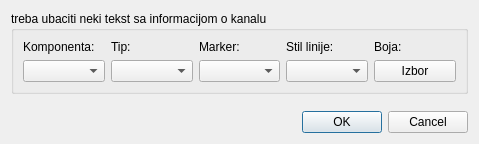
<?xml version="1.0" encoding="UTF-8"?>
<ui version="4.0">
 <class>Dialog</class>
 <widget class="QDialog" name="Dialog">
  <property name="geometry">
   <rect>
    <x>0</x>
    <y>0</y>
    <width>479</width>
    <height>144</height>
   </rect>
  </property>
  <property name="windowTitle">
   <string>STAVI TITLE</string>
  </property>
  <layout class="QVBoxLayout" name="verticalLayout">
   <item>
    <widget class="QGroupBox" name="groupBox">
     <property name="title">
      <string>treba ubaciti neki tekst sa informacijom o kanalu</string>
     </property>
     <layout class="QGridLayout" name="gridLayout">
      <item row="0" column="0">
       <widget class="QLabel" name="label">
        <property name="text">
         <string>Komponenta:</string>
        </property>
       </widget>
      </item>
      <item row="0" column="1">
       <widget class="QLabel" name="label_2">
        <property name="text">
         <string>Tip:</string>
        </property>
       </widget>
      </item>
      <item row="0" column="4">
       <widget class="QLabel" name="label_5">
        <property name="text">
         <string>Boja:</string>
        </property>
       </widget>
      </item>
      <item row="0" column="2">
       <widget class="QLabel" name="label_3">
        <property name="text">
         <string>Marker:</string>
        </property>
       </widget>
      </item>
      <item row="0" column="3">
       <widget class="QLabel" name="label_4">
        <property name="text">
         <string>Stil linije:</string>
        </property>
       </widget>
      </item>
      <item row="1" column="1">
       <widget class="QComboBox" name="tip"/>
      </item>
      <item row="1" column="4">
       <widget class="QPushButton" name="boja">
        <property name="text">
         <string>Izbor</string>
        </property>
       </widget>
      </item>
      <item row="1" column="0">
       <widget class="QComboBox" name="komponenta"/>
      </item>
      <item row="1" column="3">
       <widget class="QComboBox" name="linija"/>
      </item>
      <item row="1" column="2">
       <widget class="QComboBox" name="marker"/>
      </item>
     </layout>
    </widget>
   </item>
   <item>
    <spacer name="verticalSpacer">
     <property name="orientation">
      <enum>Qt::Vertical</enum>
     </property>
     <property name="sizeHint" stdset="0">
      <size>
       <width>20</width>
       <height>40</height>
      </size>
     </property>
    </spacer>
   </item>
   <item>
    <widget class="QDialogButtonBox" name="buttonBox">
     <property name="orientation">
      <enum>Qt::Horizontal</enum>
     </property>
     <property name="standardButtons">
      <set>QDialogButtonBox::Cancel|QDialogButtonBox::Ok</set>
     </property>
    </widget>
   </item>
  </layout>
 </widget>
 <resources/>
 <connections>
  <connection>
   <sender>buttonBox</sender>
   <signal>accepted()</signal>
   <receiver>Dialog</receiver>
   <slot>accept()</slot>
   <hints>
    <hint type="sourcelabel">
     <x>248</x>
     <y>254</y>
    </hint>
    <hint type="destinationlabel">
     <x>157</x>
     <y>274</y>
    </hint>
   </hints>
  </connection>
  <connection>
   <sender>buttonBox</sender>
   <signal>rejected()</signal>
   <receiver>Dialog</receiver>
   <slot>reject()</slot>
   <hints>
    <hint type="sourcelabel">
     <x>316</x>
     <y>260</y>
    </hint>
    <hint type="destinationlabel">
     <x>286</x>
     <y>274</y>
    </hint>
   </hints>
  </connection>
 </connections>
</ui>
